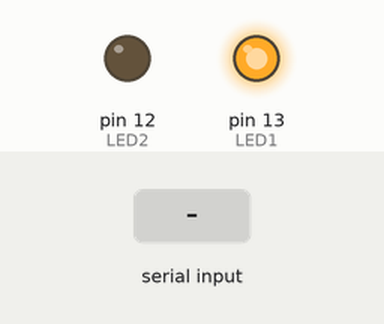
The sketch below on a simulated Arduino Uno, built with avr-gcc and run on an emulated ATmega328P. On the bench: output pins drawn as LEDs (lit = HIGH). The test bench sets the inputs (shaded band).

Above: at 1.2 s.
1.3 s: "1" received over Serial
At 2.5 s:
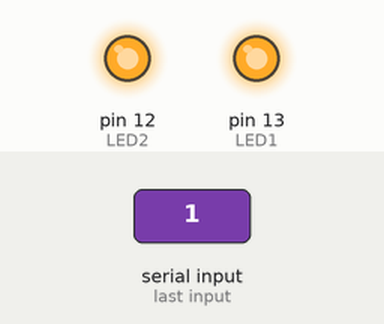
2.8 s: "0" received over Serial
At 3.8 s:
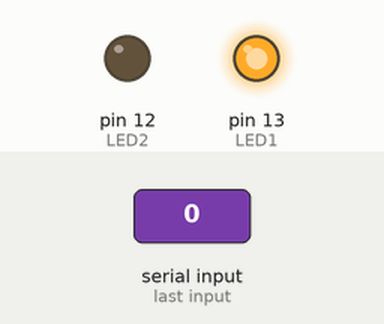
Timing chart, 0 to 5.8 s (numbered marks = the images above; inputs shaded):
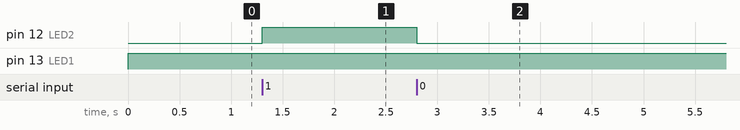

The sketch:

Encender_y_apagar_LED_s_Arduino.ino
```cpp
//Encender y apagar dos LED
//Se crean las variables de los pines de los leds y una variable que conecta con Python
const int LED1=13;
const int LED2=12;
int movimiento = 0;
void setup()
{
  //Se inicializa los pines y el serial
  pinMode(LED1,OUTPUT);
  pinMode(LED2,OUTPUT);
  Serial.begin(9600);
}
void loop()
{
  //Se enciende el led 1
  digitalWrite(LED1,HIGH);
  //Se verifica que el Serial reciba algo
  if(Serial.available() > 0){
    //Se lee la variable que conecta con Python
    movimiento = Serial.read();
    //Si es igual a uno los dos leds se encienden
    if(movimiento == '1'){
      digitalWrite(LED1,HIGH);
      digitalWrite(LED2,HIGH);
    }
    //Sino se apaga el led 2
    else{
      digitalWrite(LED1,HIGH);
      digitalWrite(LED2,LOW);
    }
  }

}
```

Measured:
- after the input at 1.3 s, pin 12 (LED2): LOW → HIGH at once
- after the input at 2.8 s, pin 12 (LED2): HIGH → LOW at once
